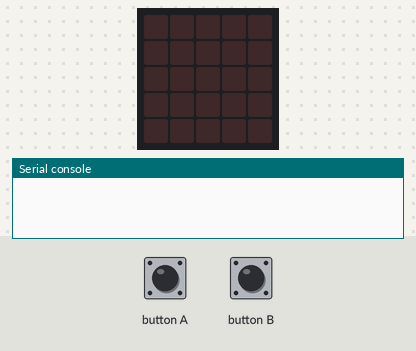
Recording of a program running on a simulated BBC micro:bit (MakeCode). On the bench: the board's 5×5 LED display, the last lines printed to the serial console. The inputs (shaded band) are chosen by the test bench. Random numbers come from a fixed seed.

Above: at 1.2 s.
1.3 s: button A pressed for 0.15 s
At 2.4 s:
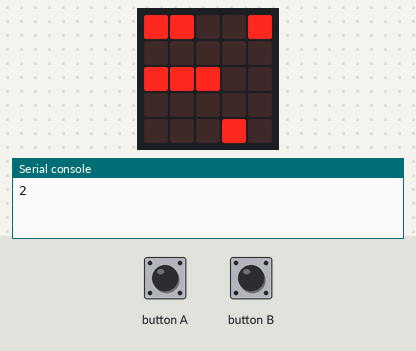
2.9 s: button B pressed for 0.15 s
At 3.6 s:
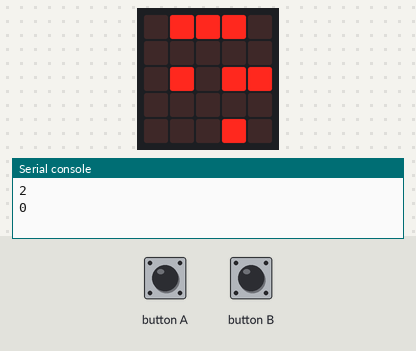
4.5 s: button A pressed for 0.15 s
At 5.8 s:
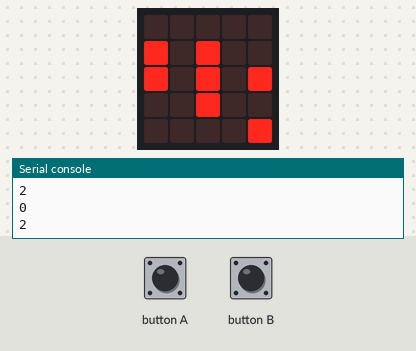
6.1 s: button B pressed for 0.15 s
At 7.2 s:
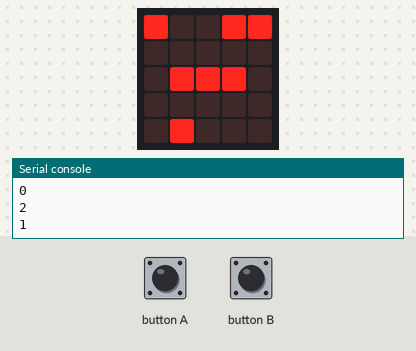
7.7 s: button A pressed for 0.15 s
At 8.5 s:
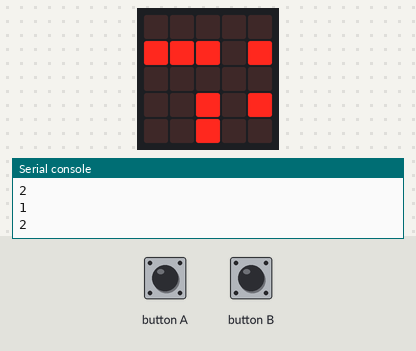
9.3 s: button B pressed for 0.15 s
At 9.8 s:
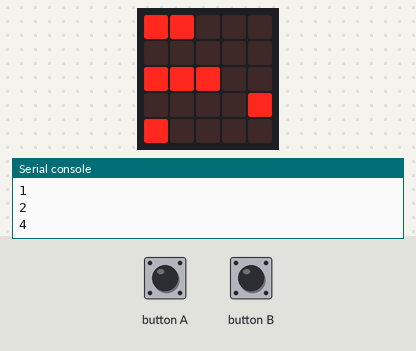
Timing chart, 0 to 11.9 s (numbered marks = the images above; inputs shaded):
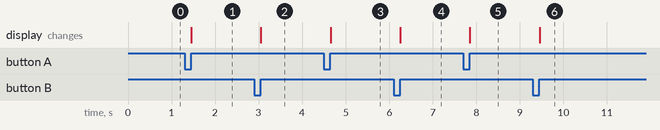

Measured:
- after the input at 1.3 s, the display: changes after 0.15 s (image 1)
- after the input at 2.9 s, the display: changes after 0.15 s (image 2)
- after the input at 4.5 s, the display: changes after 0.15 s (image 3)
- after the input at 6.1 s, the display: changes after 0.15 s (image 4)
- after the input at 7.7 s, the display: changes after 0.15 s (image 5)
- after the input at 9.3 s, the display: changes after 0.16 s (image 6)

The program:

main.ts
```typescript
function hajo_letrehozas (hossz: number) {
    let kezdoPont: Pont = new Pont(randint(0, 5 - hossz), randint(0, 5 - hossz))
    let pontok: Pont[] = []
    pontok.push(kezdoPont)
    let irany: number = randint(1, 2)
    for(let m = 1; m < hossz; m++) {
        let utolso_pont: Pont = pontok[pontok.length - 1]
        let uj_pont: Pont = null
        let siker2: boolean = true

        do {
            let pont_x = utolso_pont.x
            let pont_y = utolso_pont.y

            switch (irany) {
                case 1:
                    pont_x++;
                    break;
                case 2:
                    pont_y++;
                    break;
            }
            uj_pont = new Pont(pont_x, pont_y)
            let valos: boolean = uj_pont.is_valos()
            let egyedi: boolean = !pontok.some((pont) => pont.is_ugyanaz(uj_pont))
            siker2 = valos && egyedi
        } while (!siker2)
        pontok.push(uj_pont)
    }
    let hajo:Hajo = new Hajo()
    for (let n = 0; n <= pontok.length - 1; n++) {
            hajo.pontot_hozzaad(pontok[n])
    }
    return hajo
}

class Pont {
    public x: number;
    public y: number;
    public constructor(x: number, y: number) { this.x = x; this.y = y; }
    /*
    public move(distanceInMeters: number) {
        console.log(`${this.name} moved ${distanceInMeters}m.`);
    }
    */

    public is_ugyanaz(pont2: Pont) {
        return this.x === pont2.x && this.y === pont2.y
    }

    public is_szomszedos(pont2: Pont) {
        return Math.abs(this.x - pont2.x) <= 1 && Math.abs(this.y - pont2.y) <= 1
    }

    public is_valos() {
        return this.x >= 0 && this.x <= 4 && this.y >= 0 && this.y <= 4
    }

    public toStr() {
        return "Point(x=" + this.x + ", y=" + this.y + ")"
    }
}

class Hajo {
    public pontok: Pont[]
    public constructor() {
        this.pontok = [];
    }
    public pontot_hozzaad(pont: Pont) {
        this.pontok.push(pont)
    }
    public hossz() {
        return this.pontok.length
    }
    public is_szomszedos(hajo2: Hajo) {
        let pontok2: Pont[] = hajo2.pontok

        for (let i = 0; i < this.pontok.length; i++) {
            let pont: Pont = this.pontok[i]
            for (let j = 0; j < pontok2.length; j++) {
                let pont2: Pont = pontok2[j]
                if (pont2.is_ugyanaz(pont) || pont2.is_szomszedos(pont)) {
                    return true
                }
            }
        }
        return false
    }

    public toStr() {
        let str:string[] = [];
        str.push("Hajo(")
        for (let k = 0; k < this.pontok.length; k++) {
            str.push(this.pontok[k].toStr() + ",")
        }
        str.push(")")
        return str.join("");
    }

}
class Tabla {
    public hajok: Hajo[]
    public constructor() {
        this.hajok = []
    }
    public hajot_elhelyez(hossz: number) {
        let siker: boolean
        let uj_hajo: Hajo
        let probalkozas: number = 0;
        do {
            siker = true
            uj_hajo = hajo_letrehozas(hossz)
            for (let l = 0; l < this.hajok.length; l++) {
                let hajo: Hajo = this.hajok[l];
                if (hajo.is_szomszedos(uj_hajo)) {
                    siker = false
                    break;
                }
            }
            probalkozas++
        } while (!siker && probalkozas < 100)
        if (!siker) {
            return null
        }
        this.hajok.push(uj_hajo)
        return uj_hajo
    }

    public hajot_eltavolit(hajo: Hajo) {
        this.hajok = this.hajok.filter(h => h !== hajo)
    }

}
function tabla_kirajzolas(tabla: Tabla) {
    for (let i = 0; i < tabla.hajok.length; i++) {
        let hajo: Hajo = tabla.hajok[i];
        hajo_kirajzolas(hajo)
    }
}
function hajo_kirajzolas (hajo: Hajo ) {
    for (let i = 0; i < hajo.hossz(); i++) {
        let pont: Pont = hajo.pontok[i];
        pont_kirajzolas(pont)
    }
}
function pont_kirajzolas(pont: Pont) {
    led.plot(pont.x, pont.y)
}

function tabla_letrahozas() {
    let tabla: Tabla = new Tabla()
    let formak: number[] = [3, 2, 1, 1]
    let lerakott_formak: number[] = []
    do {
        let forma_index: number = lerakott_formak.length
        let forma = formak[forma_index]
        let uj_hajo: Hajo = tabla.hajot_elhelyez(forma)
        if (uj_hajo != null) {
            lerakott_formak.push(forma)
        } else {
            lerakott_formak = []
            tabla.hajok = []
        }

    } while (lerakott_formak.length != formak.length)

    return tabla
}

function tabla_generalas() {
    basic.clearScreen()
    let millis:number = control.millis()
    let tabla: Tabla = tabla_letrahozas()
    let millis2: number = control.millis()
    console.log(millis2 - millis);
    tabla_kirajzolas(tabla)
}

input.onButtonPressed(Button.A, tabla_generalas)
input.onButtonPressed(Button.B, tabla_generalas)

function allapot_valtas(ertek:number) {

}

/*

- szinkronizalas
- palya valasztas
- jatekos lepes
- jatek vege

*/

radio.onReceivedValue(function (nev, ertek:number) {
    switch (nev) {
        case "ALLAPOT":
            allapot_valtas(ertek)
            break;
    }
})

radio.setGroup(1)
basic.forever(function () {

})
```

test.ts
```typescript
// ide kerülnek a tesztek; a rendszer ezt nem kompilálja, ha a csomagot bővítményként használják.
```
